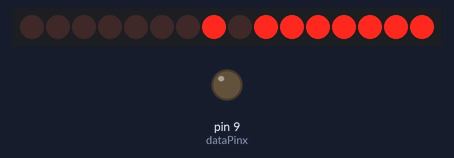
Recording of a sketch running on a simulated Arduino Uno, built with avr-gcc and run on an emulated ATmega328P. Parts: 16 shift-register outputs drawn as a row of LEDs (first output left, lit = HIGH), output pins drawn as LEDs (lit = HIGH). Wiring (inferred from the names in the program): 2 × shift register (74HC595): data pin 13; shift clock pin 11; latch pin 8. Wiring (inferred from the signals the program sends): row of LEDs: on Q0, Q1, Q2, Q3, Q4, Q5, Q6, Q7, Q8, Q9, Q10, Q11, Q12, Q13, Q14, Q15. Pins used as bus, display or sensor lines are not drawn.

Above: at 0.05 s.
At 0.95 s:
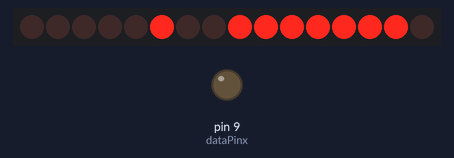
At 1.85 s:
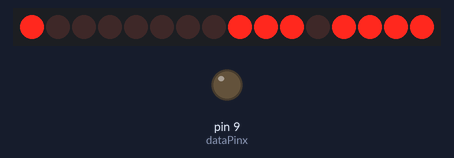
At 3.65 s:
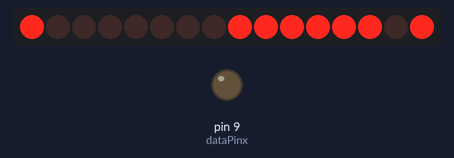
At 5.46 s:
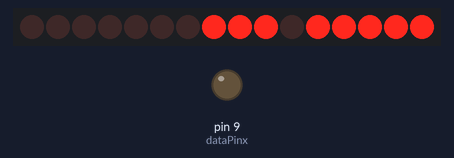
At 7.36 s:
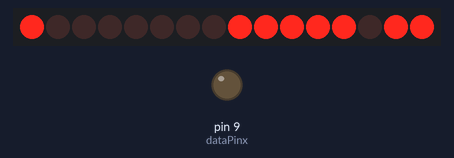
Timing chart, 0 to 7.7 s (numbered marks = the images above):
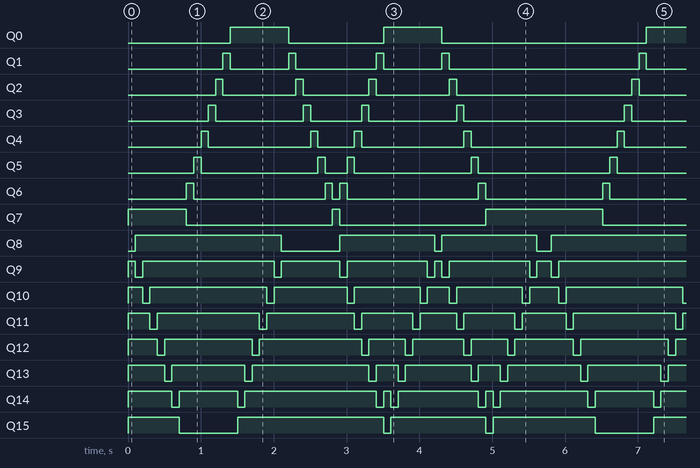

Measured:
- by itself, Q0: repeats every 5.7 s: LOW 1.3 s, HIGH 0.80 s, LOW 2.8 s, HIGH 0.80 s
- by itself, Q1: repeats every 5.7 s: LOW 0.80 s, HIGH 0.10 s, LOW 1.1 s, HIGH 0.10 s, LOW 0.80 s, HIGH 0.10 s, LOW 2.6 s, HIGH 0.10 s
- by itself, Q2: repeats every 5.7 s: LOW 1.0 s, HIGH 0.10 s, LOW 0.90 s, HIGH 0.10 s, LOW 1.0 s, HIGH 0.10 s, LOW 2.4 s, HIGH 0.10 s
- by itself, Q3: repeats every 5.7 s: LOW 1.2 s, HIGH 0.10 s, LOW 0.70 s, HIGH 0.10 s, LOW 1.2 s, HIGH 0.10 s, LOW 2.2 s, HIGH 0.10 s
- by itself, Q4: repeats every 5.7 s: LOW 1.4 s, HIGH 0.10 s, LOW 0.50 s, HIGH 0.10 s, LOW 1.4 s, HIGH 0.10 s, LOW 2.0 s, HIGH 0.10 s
- by itself, Q5: repeats every 5.7 s: LOW 1.6 s, HIGH 0.10 s, LOW 0.30 s, HIGH 0.10 s, LOW 1.6 s, HIGH 0.10 s, LOW 1.8 s, HIGH 0.10 s
- by itself, Q6: repeats every 5.7 s: LOW 1.8 s, HIGH 0.10 s, LOW 0.10 s, HIGH 0.10 s, LOW 1.8 s, HIGH 0.10 s, LOW 1.6 s, HIGH 0.10 s
- by itself, Q7: repeats every 5.7 s: LOW 2.0 s, HIGH 0.10 s, LOW 2.0 s, HIGH 1.6 s

The sketch:

register.ino
```cpp
//Pin connected to ST_CP of 74HC595
int latchPinx = 8;
//Pin connected to SH_CP of 74HC595
int clockPin = 11;
////Pin connected to DS of 74HC595
int dataPiny = 13;

int dataPinx = 9;

void setup() {
  //set pins to output because they are addressed in the main loop
  pinMode(latchPinx, OUTPUT);
  pinMode(clockPin, OUTPUT);
  pinMode(dataPinx, OUTPUT);
  pinMode(dataPiny, OUTPUT);
}

byte x;
byte y;

void loop() {
  //data to be shifted out, each bit represents state of output puns
  light(0,0);
  light(1,0);
  light(2,0);
  light(3,0);
  light(4,0);
  light(5,0);
  light(6,0);
  light(7,0);
  light(7,1);
  light(7,2);
  light(7,3);
  light(7,4);
  light(7,5);
  light(7,6);
  light(7,7);
  light(6,7);
  light(5,7);
  light(4,7);
  light(3,7);
  light(2,7);
  light(1,7);
  light(0,7);
  light(0,6);
  light(0,5);
  light(0,4);
  light(0,3);
  light(0,2);
  light(0,1);
  light(0,0);
  light(1,1);
  light(2,2);
  light(3,3);
  light(4,4);
  light(5,5);
  light(6,6);
  light(7,7);
  light(6,7);
  light(5,7);
  light(4,7);
  light(3,7);
  light(2,7);
  light(1,7);
  light(0,7);
  light(1,6);
  light(2,5);
  light(3,4);
  light(4,3);
  light(5,2);
  light(6,1);
  light(7,0);
  light(6,0);
  light(5,0);
  light(4,0);
  light(3,0);
  light(2,0);
  light(1,0);
  light(0,0);


}

void push(){
  digitalWrite(latchPinx, LOW);
  //transmit data
  shiftOut(dataPiny, clockPin, LSBFIRST, x);
  shiftOut(dataPiny, clockPin, MSBFIRST, y);

  //return the latch pin high to signal chip that it
  //no longer needs to listen for information
  digitalWrite(latchPinx, HIGH);
  delay(100);
}
void light(int x_c,int y_c){
  switch(x_c){
    case 0:
      x = ~0b10000000;
      break;
    case 1:
      x =~0b01000000;
      break;
    case 2:
      x = ~0b00100000;
      break;
    case 3:
      x = ~0b00010000;
      break;
    case 4:
      x = ~0b00001000;
      break;
    case 5:
      x = ~0b00000100;
      break;
    case 6:
      x = ~0b00000010;
      break;
    case 7:
      x = ~0b00000001;
      break;
  }

  switch(y_c){
    case 0:
      y = 0b10000000;
      break;
    case 1:
      y = 0b01000000;
      break;
    case 2:
      y = 0b00100000;
      break;
    case 3:
      y = 0b00010000;
      break;
    case 4:
      y = 0b00001000;
      break;
    case 5:
      y = 0b00000100;
      break;
    case 6:
      y = 0b00000010;
      break;
    case 7:
      y = 0b00000001;
      break;
  }
  push();
}
```
